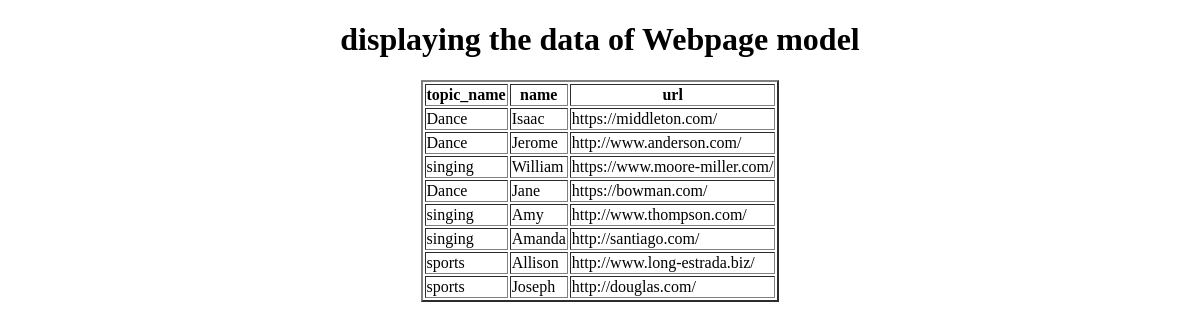
/displaywebpages/, run on an earlier commit of the app's database.
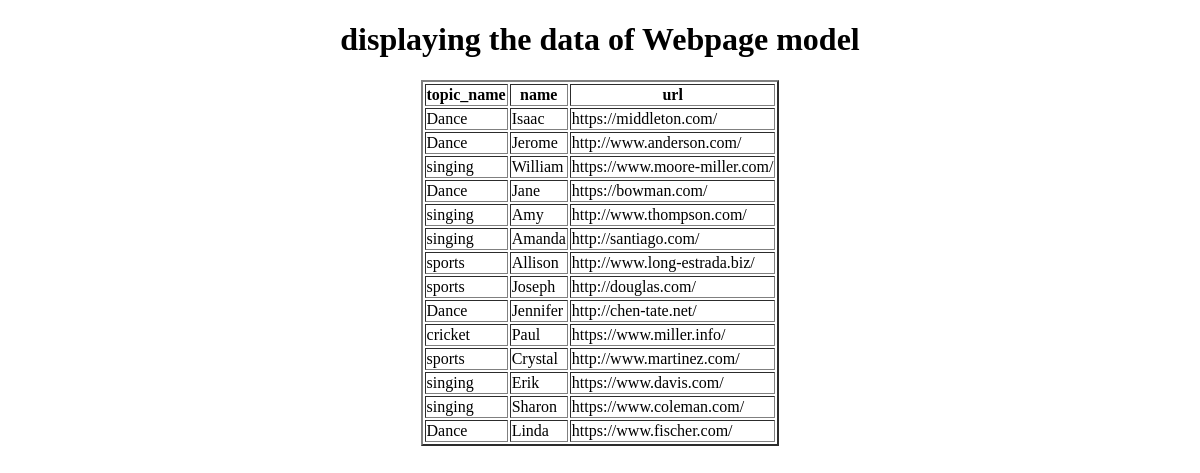
And on a later commit of the database.
### app/models.py (models this page shows, shortened)
class Webpage(models.Model):
    topic_name=models.ForeignKey(Topic,on_delete=models.CASCADE)
    name=models.CharField(max_length=30,unique=True)
    url=models.URLField()

class Topic(models.Model):
    topic_name=models.CharField(max_length=50,primary_key=True)
    def __str__(self):
        return self.topic_name

### app/views.py (the view)
# urls.py: path('displaywebpages/',views.display_webpage,name='display_webpage'),
def display_webpage(request):
    webpages=Webpage.objects.all()
    return render(request,'display_webpage.html',context={'webpages':webpages})

### templates/display_webpage.html (shortened to what this page needs)
<!DOCTYPE html>
<html lang="en">
<head>
</head>
<body>
    <center>
        <h1>displaying the data of Webpage model</h1>
        <table border='2px'>
            <tr><th>topic_name</th>
                <th>name</th>
                <th>url</th>
            </tr>
            {% for webpage in webpages %}
            <tr>
                <td>{{webpage.topic_name}}</td>
                <td>{{webpage.name}}</td>
                <td>{{webpage.url}}</td>
            </tr>
            {% endfor %}
        </table>
    </center>
</body>
</html>

What changed in the data, as far as the page shows it:
added Webpage: topic_name "Dance", name "Jennifer", url "http://chen-tate.net/"
added Webpage: topic_name "cricket", name "Paul", url "https://www.miller.info/"
added Webpage: topic_name "sports", name "Crystal", url "http://www.martinez.com/"
added Webpage: topic_name "singing", name "Erik", url "https://www.davis.com/"
added Webpage: topic_name "singing", name "Sharon", url "https://www.coleman.com/"
added Webpage: topic_name "Dance", name "Linda", url "https://www.fischer.com/"
